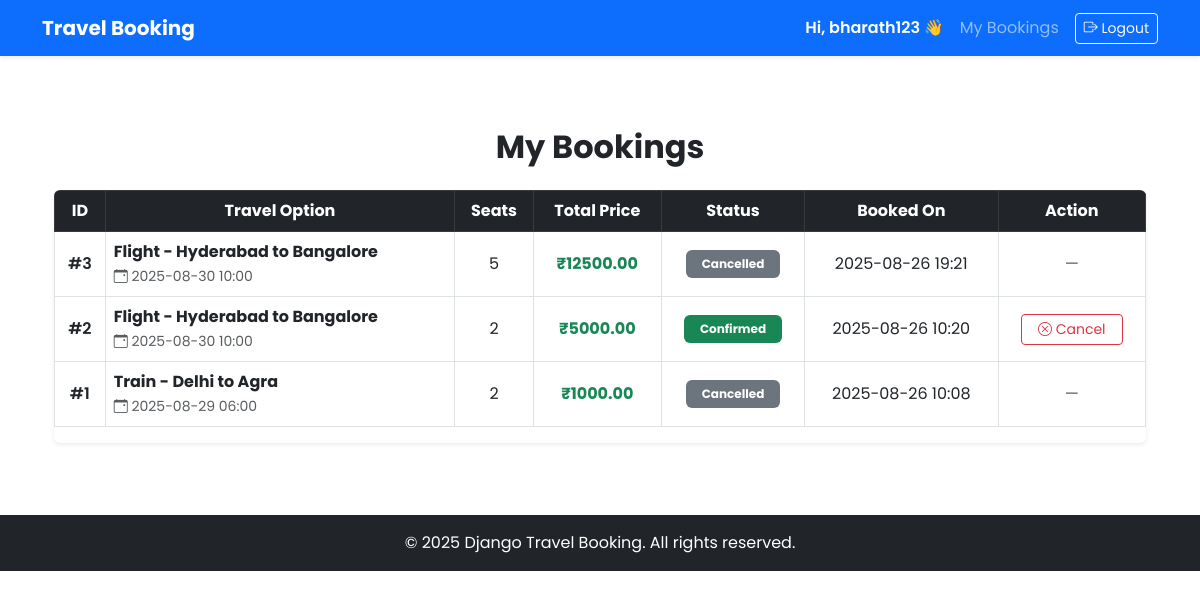
Page /my-bookings/ (signed in) on the committed database.
### core/models.py (models this page shows, shortened)
class Booking(models.Model):
    STATUS_CHOICES=[('Confirmed','Confirmed'),('Cancelled','Cancelled')]
    user=models.ForeignKey(User,on_delete=models.CASCADE)
    travel_option=models.ForeignKey(TravelOption,on_delete=models.CASCADE)
    number_of_seats=models.PositiveIntegerField()
    total_price=models.DecimalField(max_digits=10,decimal_places=2)
    booking_date=models.DateTimeField(auto_now_add=True)
    status=models.CharField(max_length=10,choices=STATUS_CHOICES,default='Confirmed')

class TravelOption(models.Model):
    TRAVEL_TYPES=[('Flight','Flight'),('Train','Train'),('Bus','Bus')]
    type=models.CharField(max_length=20,choices=TRAVEL_TYPES)
    source=models.CharField(max_length=100)
    destination=models.CharField(max_length=100)
    date_time=models.DateTimeField()
    price=models.DecimalField(max_digits=10,decimal_places=2)
    available_seats=models.PositiveIntegerField()
    def __str__(self): return f"{self.type} - {self.source} to {self.destination}"

### core/views.py (the view)
# urls.py: path('my-bookings/', views.my_bookings, name='my_bookings'),
@login_required
def my_bookings(request):
    bookings = Booking.objects.filter(user=request.user).select_related('travel_option').order_by('-booking_date')
    return render(request, 'core/my_bookings.html', {'bookings': bookings})

### templates/core/my_bookings.html (shortened to what this page needs)
{% extends 'core/base.html' %}
{% block content %}
<div class="container py-4">
  <h2 class="mb-4 text-center fw-bold">My Bookings</h2>
  <div class="table-responsive shadow-sm rounded">
    <table class="table table-hover table-bordered align-middle">
      <thead class="table-dark">
        <tr class="text-center">
          <th>ID</th>
          <th>Travel Option</th>
          <th>Seats</th>
          <th>Total Price</th>
          <th>Status</th>
          <th>Booked On</th>
          <th>Action</th>
        </tr>
      </thead>
      <tbody>
        {% for b in bookings %}
          <tr>
            <td class="fw-semibold text-center">#{{ b.id }}</td>
            <td>
              <span class="fw-bold">{{ b.travel_option }}</span><br>
              <small class="text-muted">
                <i class="bi bi-calendar-event"></i> {{ b.travel_option.date_time|date:'Y-m-d H:i' }}
              </small>
            </td>
            <td class="text-center">{{ b.number_of_seats }}</td>
            <td class="text-success fw-bold text-center">₹{{ b.total_price }}</td>
            <td class="text-center">
              {% if b.status == 'Confirmed' %}
                <span class="badge bg-success px-3 py-2">{{ b.status }}</span>
              {% else %}
                <span class="badge bg-secondary px-3 py-2">{{ b.status }}</span>
              {% endif %}
            </td>
            <td class="text-center">{{ b.booking_date|date:'Y-m-d H:i' }}</td>
            <td class="text-center">
              {% if b.status == 'Confirmed' %}
                <form method="POST" action="{% url 'cancel_booking' b.id %}" class="d-inline">
                  <button class="btn btn-outline-danger btn-sm px-3" onclick="return confirm('Cancel this booking?')">
                    <i class="bi bi-x-circle"></i> Cancel
                  </button>
                </form>
              {% else %}
                <span class="text-muted">—</span>
              {% endif %}
            </td>
          </tr>
        {% endfor %}
      </tbody>
    </table>
  </div>
</div>
{% endblock %}

### templates/core/base.html (shortened to what this page needs)
{% load static %}
<!DOCTYPE html>
<html lang="en">
<head>
  <link href="https://cdn.jsdelivr.net/npm/bootstrap@5.3.0/dist/css/bootstrap.min.css" rel="stylesheet">
  <link rel="stylesheet" href="{% static 'core/styles.css' %}">
</head>
<body style="font-family: 'Poppins', sans-serif;">
  <nav class="navbar navbar-expand-lg navbar-dark bg-primary shadow-sm">
    <div class="container">
      <a class="navbar-brand fw-bold" href="/">Travel Booking</a>
      <div class="collapse navbar-collapse" id="navbarNav">
        <ul class="navbar-nav ms-auto align-items-center">
          {% if user.is_authenticated %}
            <li class="nav-item me-2">
              <span class="navbar-text text-white fw-semibold">
                Hi, {{ user.username }} 👋
              </span>
            </li>
            <li class="nav-item">
              <a class="nav-link" href="{% url 'my_bookings' %}">My Bookings</a>
            </li>
            <li class="nav-item">
              <form method="POST" action="{% url 'logout' %}" class="d-inline">
                <button type="submit" class="btn btn-outline-light btn-sm ms-2">
                  <i class="bi bi-box-arrow-right"></i> Logout
                </button>
              </form>
            </li>
          {% else %}
            <li class="nav-item"><a class="nav-link" href="{% url 'register' %}">Register</a></li>
            <li class="nav-item"><a class="nav-link" href="{% url 'login' %}">Login</a></li>
          {% endif %}
        </ul>
      </div>
    </div>
  </nav>
  <main class="container my-5">
    {% block content %}{% endblock %}
  </main>
  <footer class="bg-dark text-white text-center py-3 mt-5">
    <p class="mb-0">&copy; 2025 Django Travel Booking. All rights reserved.</p>
  </footer>
  <link rel="stylesheet" href="https://cdn.jsdelivr.net/npm/bootstrap-icons@1.10.5/font/bootstrap-icons.css">
</body>
</html>

### rows in the picture
Booking: id "3", travel_option "Flight - Hyderabad to Bangalore", travel_option.date_time "2025-08-30 10:00", number_of_seats "5", total_price "12500.00", status "Cancelled", booking_date "2025-08-26 19:21"
Booking: id "2", travel_option "Flight - Hyderabad to Bangalore", travel_option.date_time "2025-08-30 10:00", number_of_seats "2", total_price "5000.00", status "Confirmed", booking_date "2025-08-26 10:20", shows "Cancel"
Booking: id "1", travel_option "Train - Delhi to Agra", travel_option.date_time "2025-08-29 06:00", number_of_seats "2", total_price "1000.00", status "Cancelled", booking_date "2025-08-26 10:08"

### other values in the picture
{{ user.username }} "bharath123"
